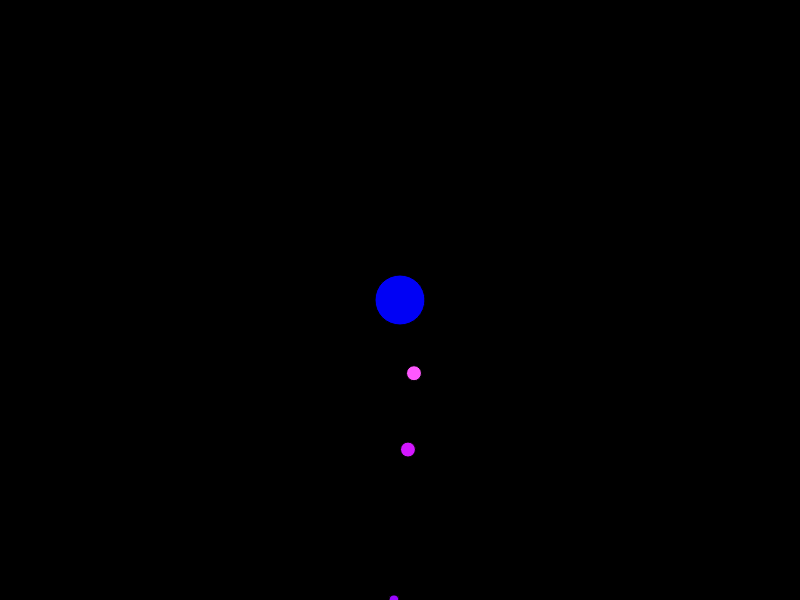
Frame 1 (no input)
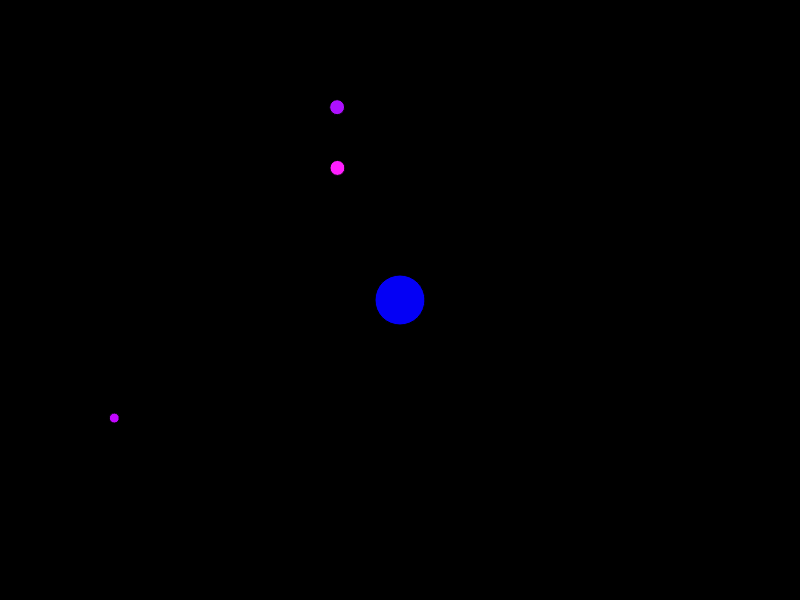
Frame 60 (no input)
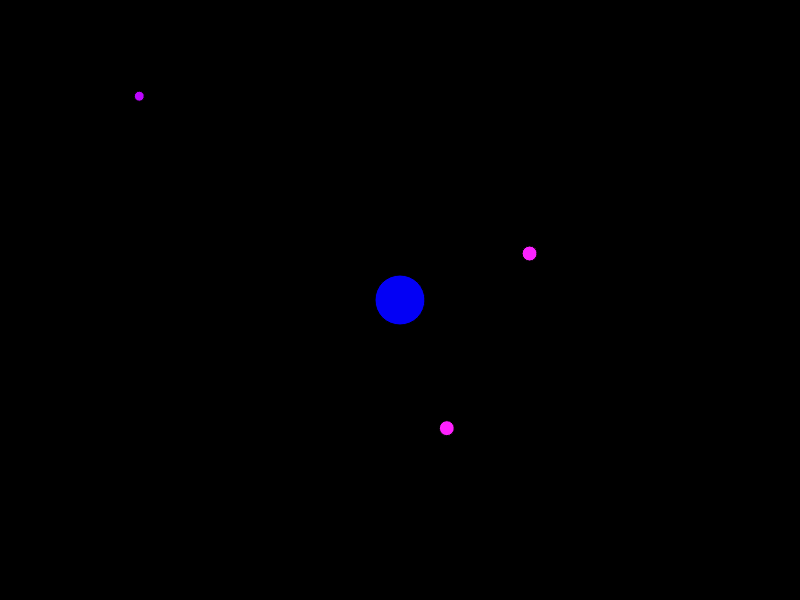
Frame 120 (the mouse pressed at the canvas centre since frame 60)

The p5.js sketch that drew these frames (run headless with seeded random() and noise() and a simulated clock; from frame 60 on, the mouse is pressed at the canvas centre):

// p5.js sketch
// ── sketch.js
let width = screen.width, height = screen.height;
let universe, x, y, r = 10, m = 50;

function setup() {
	createCanvas(width, height);
	universe = new Universe();
	universe.bodies.push(new Body([width/2,height/2],[0,0],[0,0],50,10000,true,true));
	universe.bodies.push(new Body([width/2,height/2 + 75],[14,0],[0,0],15,50));
	universe.bodies.push(new Body([width/2,height/2 + 150],[8,0],[0,0],15,50));
	universe.bodies.push(new Body([width/2,height/2 + 300],[-6,0],[0,0],10,25));
}

function draw() {
	background(0);
	universe.run();
}

function mousePressed() {
	x = mouseX;
	y = mouseY;
	fullscreen(true);
}

function mouseReleased() {
	universe.bodies.push(new Body(
		[x,y],
		[(mouseX - x)/10, (mouseY - y)/10],
		[0,0],
		r,
		m
	));
}

function keyTyped() {
	switch(key) {
		case 'f':
			universe.fix();
			break;
		case 'r':
			universe = new Universe();
			break;
		case '1':
			r = 10;
			m = 50;
			break;
		case '2':
			r = 20;
			m = 100;
			break;
		case '3':
			r = 30;
			m = 200;
			break;
		case '4':
			r = 40;
			m = 1000;
			break;
		case '5':
			r = 50;
			m = 100000;
			break;
	}
}
// ── gravity.js
function gravity(a, b) {
	let F = [b.pos[0] - a.pos[0], b.pos[1] - a.pos[1]];
	let m = a.mass * b.mass / Math.pow(Math.sqrt(Math.pow(a.pos[0]-b.pos[0],2)+Math.pow(a.pos[1]-b.pos[1],2)),3);
	return [F[0]*m, F[1]*m];
}

function collision(a, b, d){
	return dist(a[0],a[1],b[0],b[1]) < d-10;
}

class Body {

	constructor(
			pos = [0,0],
			vel = [0,0],
			acc = [0,0],
			rad = 10,
			mass = 50,
			alive = true,
			fixed = false
		) {
		this.pos = pos;
		this.vel = vel;
		this.acc = acc;
		this.rad = rad;
		this.mass = mass;
		this.alive = alive;
		this.fixed = fixed;
	}

	setAcc(acc) {
		this.acc[0] = acc[0];
		this.acc[1] = acc[1];
	}

	accelerate() {
		this.vel[0] += this.acc[0];
		this.vel[1] += this.acc[1];
	}

	move() {
		if(this.fixed) return;
		if(this.pos[0] < 0 || this.pos[0] > width) this.vel[0] = -this.vel[0];
		if(this.pos[1] < 0 || this.pos[1] > height) this.vel[1] = -this.vel[1];
		this.pos[0] += this.vel[0];
		this.pos[1] += this.vel[1];
	}

	render() {
		fill([
			25*(abs(this.vel[0])+abs(this.vel[1])),
			50*(abs(this.acc[0])+abs(this.acc[1])),
			255 - this.mass/1000]
		);
		circle(this.pos[0],this.pos[1],this.rad);
	}

	run() {
		this.accelerate();
		this.move();
		this.render();
	}
}

class Universe {

	constructor() {
		this.bodies = [];
	}

	calculate() {
		let i, j, F, Fg, alives = [], max = this.bodies.length;
		for(i = 0; i < max; i++) {
			F = [0,0];
			for(j = 0; j < max; j++) {
				if(i !== j && this.bodies[i].alive) {
					if(collision(this.bodies[i].pos,this.bodies[j].pos,this.bodies[i].rad + this.bodies[j].rad)) {
						let fusion = new Body(
							[
								(this.bodies[i].pos[0]+this.bodies[j].pos[0])/2,
								(this.bodies[i].pos[1]+this.bodies[j].pos[1])/2,
							],
							[0,0],
							[0,0],
							this.bodies[i].rad*0.8 + this.bodies[j].rad*0.8,
							this.bodies[i].mass + this.bodies[j].mass
						);
						this.bodies[i].alive = false;
						this.bodies[j].alive = false;
						this.bodies.push(fusion);
					}
					Fg = gravity(this.bodies[i],this.bodies[j]);
					F[0] += Fg[0];
					F[1] += Fg[1];
				}
			}
			this.bodies[i].setAcc([F[0]/this.bodies[i].mass, F[1]/this.bodies[i].mass]);
		}
		for(i = 0; i < this.bodies.length; i++) {
			if(this.bodies[i].alive) alives.push(this.bodies[i]);
		}
		this.bodies = alives;
	}

	fix() {
		let massive = 0;
		for(let i = 0; i < this.bodies.length; i++) {
			if(this.bodies[i].mass > this.bodies[massive].mass) {
				massive = i;
			}
		}
		this.bodies[massive].fixed = true;
	}

	run() {
		this.calculate();
		for(const body of this.bodies) {
			body.run();
		}
	}
}
